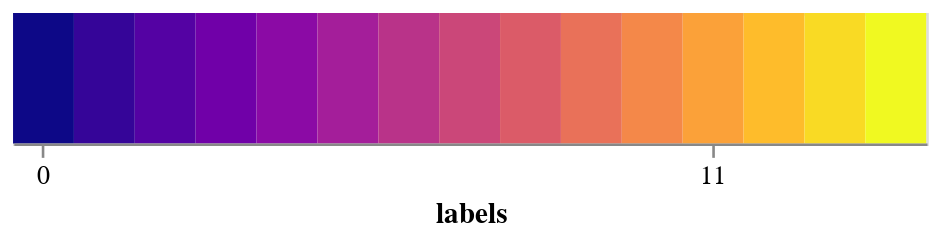

The notebook cell this image was saved under:
### Code cell
alt.Chart(dff).mark_rect().encode(x=alt.X('labels:O', axis=alt.Axis(values=[0,11], labelAngle=0)),
                                    color=alt.Color("labels", scale=alt.Scale(scheme="plasma"), legend=None)
                                   ).properties(height=50, width=350)

### Figure 1 — Vega-Lite specification as saved in the notebook (floating-point values rounded to 4 significant figures)
{"config": {"view": {"continuousWidth": 400, "continuousHeight": 300}}, "data": {"name": "data-3bff864cfe2a59c6f2a12ff2d38cf04f"}, "mark": "rect", "encoding": {"color": {"field": "labels", "legend": null, "scale": {"scheme": "plasma"}, "type": "quantitative"}, "x": {"axis": {"labelAngle": 0, "values": [0, 11]}, "field": "labels", "type": "ordinal"}}, "height": 50, "width": 350, "$schema": "https://vega.github.io/schema/vega-lite/v4.17.0.json", "datasets": {"data-3bff864cfe2a59c6f2a12ff2d38cf04f": [{"labels": 0, "number": 1}, {"labels": 1, "number": 1}, {"labels": 2, "number": 1}, {"labels": 3, "number": 1}, {"labels": 4, "number": 1}, {"labels": 5, "number": 1}, {"labels": 6, "number": 1}, {"labels": 7, "number": 1}, {"labels": 8, "number": 1}, {"labels": 9, "number": 1}, {"labels": 10, "number": 1}, {"labels": 11, "number": 1}, {"labels": 12, "number": 1}, {"labels": 13, "number": 1}, {"labels": 14, "number": 1}]}}
